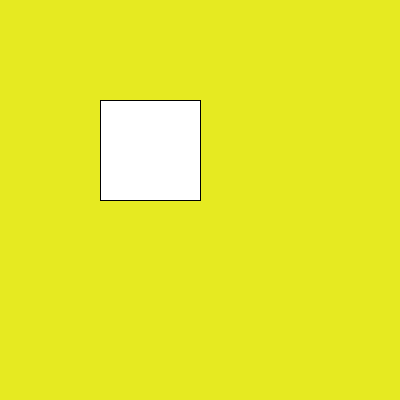
Frame 1 (no input)
Frame 60 (the mouse pressed at the canvas centre just before this capture): identical to frame 1, image omitted
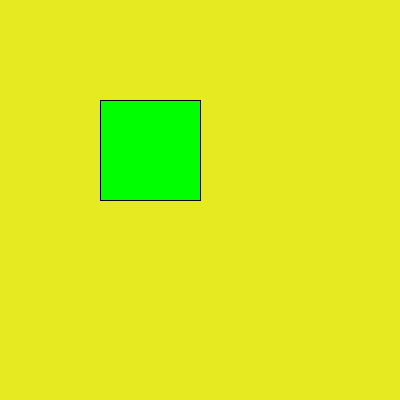
Frame 120 (the mouse held since frame 60 and released just before this capture)

The Processing sketch that drew these frames (run headless with seeded random() and noise(); from frame 60 on, the mouse is pressed at the canvas centre):

// Processing sketch: mouse_event
// ── mouse_event.pde
PImage miImagen;

void setup(){
  size(400,400);
}

void draw(){
  background(#E6EA21);
  //Esto es para pintar de color azul
  //fill(0,0,255);
  rect(100,100,100,100);
}

void mouseClicked(){
  fill(255,0,0);
  println("CLICK!!!!");
}

void mousePressed(){
  fill(0,255,0);
  println("PRESSED!!!!");
}

void mouseDragged(){
  fill(0,255,255);
  println("Dragged!!!!");
}
